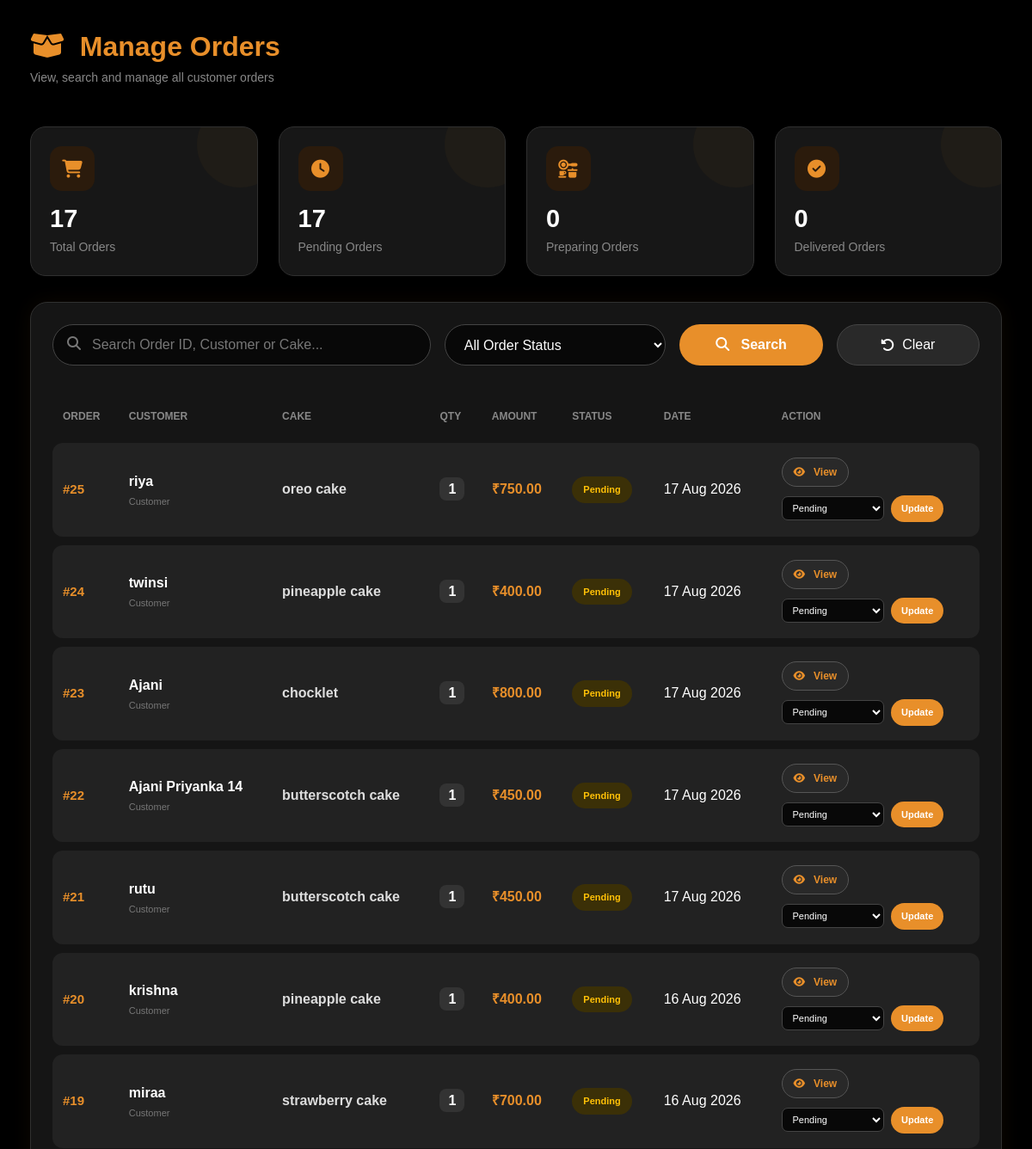
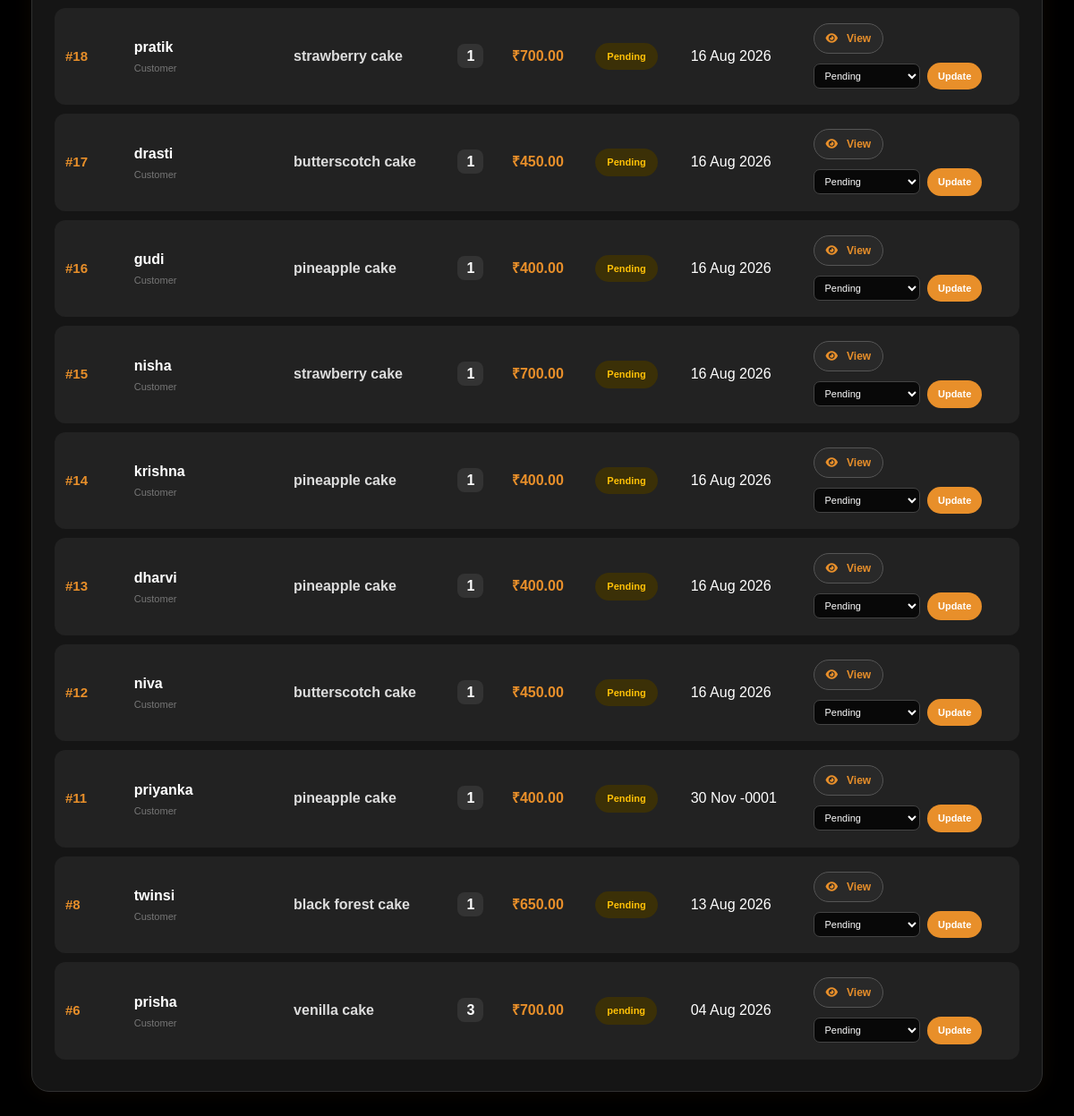
Page /oreder.php on the committed database (2 pictures, top to bottom).
### tables this page shows
CREATE TABLE `orders` (
  `id` int(11) NOT NULL,
  `customer_name` varchar(100) NOT NULL,
  `customer_id` int(11) DEFAULT NULL,
  `cake_name` varchar(100) NOT NULL,
  `cake_id` int(11) DEFAULT NULL,
  `quantity` int(11) NOT NULL,
  `amount` int(11) NOT NULL,
  `payment_method` varchar(50) DEFAULT NULL,
  `status` varchar(100) NOT NULL,
  `order_date` date NOT NULL
);

### oreder.php (the view, shortened to what this page needs)
<?php
$search = "";
$query = "
    SELECT *
    FROM orders
";
$query .= "
    ORDER BY id DESC
";
$result = mysqli_query(
    $conn,
    $query
);
$total_query = mysqli_query(
    $conn,
    "SELECT COUNT(*) AS total
     FROM orders"
);
$total_orders = mysqli_fetch_assoc(
    $total_query
)['total'];
$pending_query = mysqli_query(
    $conn,
    "SELECT COUNT(*) AS total
     FROM orders
     WHERE status='Pending'"
);
$pending_orders = mysqli_fetch_assoc(
    $pending_query
)['total'];
$preparing_query = mysqli_query(
    $conn,
    "SELECT COUNT(*) AS total
     FROM orders
     WHERE status='Preparing'"
);
$preparing_orders = mysqli_fetch_assoc(
    $preparing_query
)['total'];
$delivered_query = mysqli_query(
    $conn,
    "SELECT COUNT(*) AS total
     FROM orders
     WHERE status='Delivered'"
);
$delivered_orders = mysqli_fetch_assoc(
    $delivered_query
)['total'];
?>
<!DOCTYPE html>
<html lang="en">
<head>
<link
href="https://cdn.jsdelivr.net/npm/bootstrap@5.3.3/dist/css/bootstrap.min.css"
rel="stylesheet"
>
<link
href="https://cdnjs.cloudflare.com/ajax/libs/font-awesome/6.5.0/css/all.min.css"
rel="stylesheet"
>
</head>
<body>
<div class="main-container">
<div class="page-header">
<div>
<h1>
<i class="fa-solid fa-box-open"></i>
&nbsp;Manage Orders
</h1>
<p>
View, search and manage all customer orders
</p>
</div>
</div>
<div class="row g-4">
<div class="col-lg-3 col-md-6">
<div class="stat-card">
<div class="stat-icon">
<i class="fa-solid fa-cart-shopping"></i>
</div>
<h2>
<?php
echo $total_orders;
?>
</h2>
<p>Total Orders</p>
</div>
</div>
<div class="col-lg-3 col-md-6">
<div class="stat-card">
<div class="stat-icon">
<i class="fa-solid fa-clock"></i>
</div>
<h2>
<?php
echo $pending_orders;
?>
</h2>
<p>Pending Orders</p>
</div>
</div>
<div class="col-lg-3 col-md-6">
<div class="stat-card">
<div class="stat-icon">
<i class="fa-solid fa-kitchen-set"></i>
</div>
<h2>
<?php
echo $preparing_orders;
?>
</h2>
<p>Preparing Orders</p>
</div>
</div>
<div class="col-lg-3 col-md-6">
<div class="stat-card">
<div class="stat-icon">
<i class="fa-solid fa-circle-check"></i>
</div>
<h2>
<?php
echo $delivered_orders;
?>
</h2>
<p>Delivered Orders</p>
</div>
</div>
</div>
<div class="order-panel">
<form
method="GET"
class="row g-3 align-items-center"
>
<div class="col-lg-5">
<div class="search-wrapper">
<i class="fa-solid fa-magnifying-glass"></i>
<input
type="text"
name="search"
class="search-input"
value="<?php echo htmlspecialchars($search); ?>"
placeholder="Search Order ID, Customer or Cake..."
>
</div>
</div>
<div class="col-lg-3">
<select
name="filter"
class="filter-select"
>
<option value="">
All Order Status
</option>
</select>
</div>
<div class="col-lg-2">
<button
type="submit"
class="search-btn w-100"
>
<i class="fa-solid fa-search"></i>
&nbsp; Search
</button>
</div>
<div class="col-lg-2">
<a
href="order.php"
class="clear-btn"
>
<i class="fa-solid fa-rotate-left"></i>
&nbsp; Clear
</a>
</div>
</form>
<div class="table-wrapper">
<table class="order-table">
<thead>
<tr>
<th>Order</th>
<th>Customer</th>
<th>Cake</th>
<th>Qty</th>
<th>Amount</th>
<th>Status</th>
<th>Date</th>
<th>Action</th>
</tr>
</thead>
<tbody>
<?php
if(
    $result &&
    mysqli_num_rows($result) > 0
)
{
while(
    $row = mysqli_fetch_assoc($result)
)
{
$status = $row['status'];
$status_class = "status-pending";
?>
<tr>
<td>
<span class="order-id">
#<?php
echo intval(
    $row['id']
);
?>
</span>
</td>
<td>
<div class="customer-name">
<?php
echo htmlspecialchars(
    $row['customer_name']
);
?>
</div>
<div class="customer-label">
Customer
</div>
</td>
<td>
<span class="cake-name">
<?php
echo htmlspecialchars(
    $row['cake_name']
);
?>
</span>
</td>
<td>
<span class="quantity">
<?php
echo intval(
    $row['quantity']
);
?>
</span>
</td>
<td>
<span class="amount">
₹<?php
echo number_format(
    $row['amount'],
    2
);
?>
</span>
</td>
<td>
<span class="status-badge <?php echo $status_class; ?>">
<?php
echo htmlspecialchars(
    $status
);
?>
</span>
</td>
<td>
<?php
if(!empty($row['order_date']))
{
echo date(
    "d M Y",
    strtotime(
        $row['order_date']
    )
);
}
else
{
echo "-";
}
?>
</td>
<td>
<button
type="button"
class="view-btn"
data-bs-toggle="modal"
data-bs-target="#orderModal<?php echo $row['id']; ?>"
>
<i class="fa-solid fa-eye"></i>
&nbsp; View
</button>
<form
method="POST"
style="margin-top:10px;"
>
<select
name="status"
class="status-select"
>
<option
value="Pending"
<?php
if($status=="Pending")
echo "selected";
?>
>
Pending
</option>
</select>
<button
type="submit"
name="update_status"
class="update-btn"
>
Update
</button>
</form>
</td>
</tr>
<?php
}
}
?>
</tbody>
</table>
</div>
</div>
</div>
</body>
</html>

### oreder.php (style rules this page uses)
* { box-sizing:border-box; }
body { margin:0; background:#000; color:#fff; font-family: Arial, Helvetica, sans-serif; }
.main-container { padding:35px; max-width:1600px; margin:auto; }
.page-header { display:flex; justify-content:space-between; align-items:center; margin-bottom:30px; }
.page-header h1 { margin:0; color:#E88F2A; font-size:32px; font-weight:bold; }
.page-header p { margin-top:7px; color:#888; font-size:14px; }
.stat-card { background:#171717; border:1px solid #303030; border-radius:18px; padding:22px; height:100%; transition:.3s; position:relative; overflow:hidden; }
.stat-card::after { content:""; position:absolute; width:100px; height:100px; border-radius:50%; background:#E88F2A; opacity:.04; right:-30px; top:-30px; }
.stat-icon { width:52px; height:52px; border-radius:14px; background:#2b1b0c; color:#E88F2A; display:flex; justify-content:center; align-items:center; font-size:21px; margin-bottom:15px; }
.stat-card h2 { margin:0; font-size:29px; font-weight:bold; color:#fff; }
.stat-card p { margin:5px 0 0; color:#888; font-size:14px; }
.order-panel { background:#151515; border:1px solid #303030; border-radius:20px; margin-top:30px; padding:25px; box-shadow: 0 0 25px rgba(232,143,42,.06); }
.search-wrapper { position:relative; }
.search-wrapper i { position:absolute; left:17px; top:14px; color:#777; }
.search-input { width:100%; height:48px; padding:0 20px 0 45px; background:#080808; border:1px solid #444; border-radius:25px; color:#fff; outline:none; }
.search-input::placeholder { color:#777; }
.search-btn { height:48px; background:#E88F2A; border:none; color:#fff; padding:0 25px; border-radius:25px; font-weight:bold; }
.filter-select { height:48px; background:#080808; color:#fff; border:1px solid #444; border-radius:25px; padding:0 18px; width:100%; outline:none; }
.clear-btn { height:48px; background:#292929; color:#fff; border:1px solid #444; border-radius:25px; padding:0 20px; text-decoration:none; display:flex; align-items:center; justify-content:center; }
.table-wrapper { margin-top:28px; overflow-x:auto; }
.order-table { width:100%; min-width:950px; border-collapse:separate; border-spacing:0 10px; }
.order-table thead th { color:#888; font-size:12px; text-transform:uppercase; font-weight:bold; padding:12px; border:none; white-space:nowrap; }
.order-table tbody tr { background:#222; }
.order-table tbody td { padding:17px 12px; color:#fff; border:none; vertical-align:middle; }
.order-table tbody tr td:first-child { border-radius:12px 0 0 12px; }
.order-table tbody tr td:last-child { border-radius:0 12px 12px 0; }
.order-id { color:#E88F2A; font-weight:bold; font-size:15px; }
.customer-name { font-weight:bold; color:#fff; }
.customer-label { color:#777; font-size:11px; margin-top:3px; }
.cake-name { color:#ddd; font-weight:bold; }
.quantity { background:#333; padding:5px 10px; border-radius:8px; font-weight:bold; }
.amount { color:#E88F2A; font-size:16px; font-weight:bold; }
.status-badge { display:inline-block; padding:7px 13px; border-radius:20px; font-size:11px; font-weight:bold; white-space:nowrap; }
.status-pending { background:#3b3007; color:#ffc107; }
.view-btn { background:#292929; color:#E88F2A; border:1px solid #555; padding:7px 13px; border-radius:20px; cursor:pointer; font-size:12px; font-weight:bold; }
.update-btn { background:#E88F2A; color:#fff; border:none; padding:7px 12px; border-radius:20px; font-size:11px; font-weight:bold; }
.status-select { background:#080808; color:#fff; border:1px solid #444; border-radius:7px; padding:6px 8px; font-size:11px; margin-right:4px; }

### rows in the picture
orders: id "25", customer_name "riya", cake_name "oreo cake", quantity "1", amount "750.00", status "Pending", order_date "17 Aug 2026"
orders: id "24", customer_name "twinsi", cake_name "pineapple cake", quantity "1", amount "400.00", status "Pending", order_date "17 Aug 2026"
orders: id "23", customer_name "Ajani", cake_name "chocklet", quantity "1", amount "800.00", status "Pending", order_date "17 Aug 2026"
orders: id "22", customer_name "Ajani Priyanka 14", cake_name "butterscotch cake", quantity "1", amount "450.00", status "Pending", order_date "17 Aug 2026"
orders: id "21", customer_name "rutu", cake_name "butterscotch cake", quantity "1", amount "450.00", status "Pending", order_date "17 Aug 2026"
orders: id "20", customer_name "krishna", cake_name "pineapple cake", quantity "1", amount "400.00", status "Pending", order_date "16 Aug 2026"
orders: id "19", customer_name "miraa", cake_name "strawberry cake", quantity "1", amount "700.00", status "Pending", order_date "16 Aug 2026"
orders: id "18", customer_name "pratik", cake_name "strawberry cake", quantity "1", amount "700.00", status "Pending", order_date "16 Aug 2026"
orders: id "17", customer_name "drasti", cake_name "butterscotch cake", quantity "1", amount "450.00", status "Pending", order_date "16 Aug 2026"
orders: id "16", customer_name "gudi", cake_name "pineapple cake", quantity "1", amount "400.00", status "Pending", order_date "16 Aug 2026"
orders: id "15", customer_name "nisha", cake_name "strawberry cake", quantity "1", amount "700.00", status "Pending", order_date "16 Aug 2026"
orders: id "14", customer_name "krishna", cake_name "pineapple cake", quantity "1", amount "400.00", status "Pending", order_date "16 Aug 2026"
orders: id "13", customer_name "dharvi", cake_name "pineapple cake", quantity "1", amount "400.00", status "Pending", order_date "16 Aug 2026"
orders: id "12", customer_name "niva", cake_name "butterscotch cake", quantity "1", amount "450.00", status "Pending", order_date "16 Aug 2026"
orders: id "11", customer_name "priyanka", cake_name "pineapple cake", quantity "1", amount "400.00", status "Pending", order_date "30 Nov -0001"
orders: id "8", customer_name "twinsi", cake_name "black forest cake", quantity "1", amount "650.00", status "Pending", order_date "13 Aug 2026"
orders: id "6", customer_name "prisha", cake_name "venilla cake", quantity "3", amount "700.00", status "pending", order_date "04 Aug 2026"

### other values in the picture
$total_orders "17"
$pending_orders "17"
$preparing_orders "0"
$delivered_orders "0"
